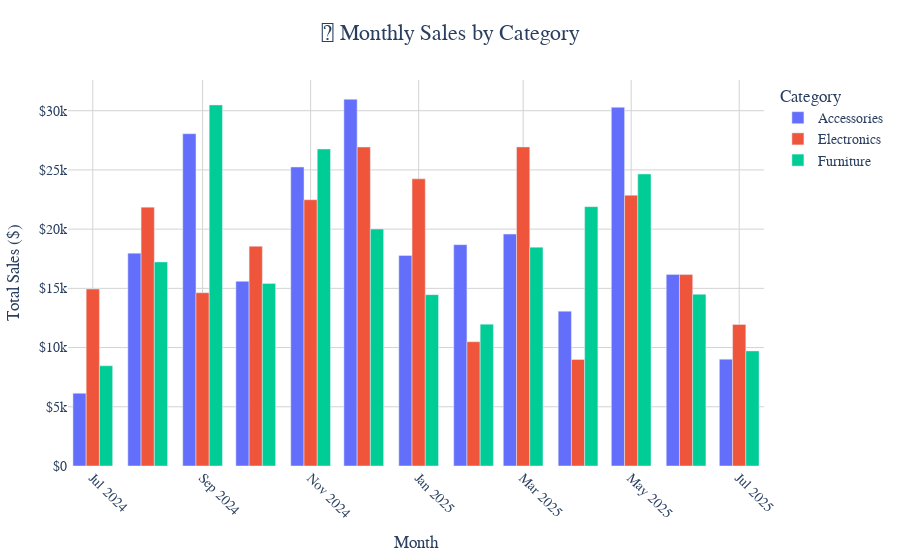

Source (notebook cell):
### Code cell
df['Month'] = pd.to_datetime(df['Date']).dt.to_period('M').astype(str)
monthly_category = df.groupby(['Month', 'Category'])['Total_Amount'].sum().reset_index()
monthly_category['Month'] = pd.to_datetime(monthly_category['Month'])
monthly_category = monthly_category.sort_values('Month')

fig7 = px.bar(
    monthly_category,
    x='Month',
    y='Total_Amount',
    color='Category',
    barmode='group',
    title='📆 Monthly Sales by Category',
    labels={'Month': 'Month', 'Total_Amount': 'Total Sales ($)'}
)

fig7.update_layout(
    xaxis=dict(
        tickformat='%b %Y',
        tickangle=45,
        showgrid=True,
        gridcolor='lightgray'
    ),
    yaxis=dict(
        tickprefix='$',
        showgrid=True,
        gridcolor='lightgray'
    ),
    title_font=dict(size=22),
    title_x=0.5,
    plot_bgcolor='white',
    paper_bgcolor='white',
    font=dict(family='Arial', size=14),
    hoverlabel=dict(bgcolor='white', font_size=13),
    margin=dict(l=40, r=40, t=80, b=80)
)

fig7.show()

### Figure 1 — Plotly figure (JSON) as saved in the notebook; plotly's stock layout.template omitted (floating-point values rounded to 4 significant figures)
{"data": [{"alignmentgroup": "True", "hovertemplate": "Category=Accessories<br>Month=%{x}<br>Total Sales ($)=%{y}<extra></extra>", "legendgroup": "Accessories", "marker": {"color": "#636efa", "pattern": {"shape": ""}}, "name": "Accessories", "offsetgroup": "Accessories", "orientation": "v", "showlegend": true, "textposition": "auto", "type": "bar", "x": ["2024-07-01T00:00:00.000000000", "2024-08-01T00:00:00.000000000", "2024-09-01T00:00:00.000000000", "2024-10-01T00:00:00.000000000", "2024-11-01T00:00:00.000000000", "2024-12-01T00:00:00.000000000", "2025-01-01T00:00:00.000000000", "2025-02-01T00:00:00.000000000", "2025-03-01T00:00:00.000000000", "2025-04-01T00:00:00.000000000", "2025-05-01T00:00:00.000000000", "2025-06-01T00:00:00.000000000", "2025-07-01T00:00:00.000000000"], "xaxis": "x", "y": [6141.0, 17970.0, 28060.0, 15590.0, 25240.0, 30960.0, 17770.0, 18690.0, 19580.0, 13070.0, 30290.0, 16180.0, 9018.0], "yaxis": "y"}, {"alignmentgroup": "True", "hovertemplate": "Category=Electronics<br>Month=%{x}<br>Total Sales ($)=%{y}<extra></extra>", "legendgroup": "Electronics", "marker": {"color": "#EF553B", "pattern": {"shape": ""}}, "name": "Electronics", "offsetgroup": "Electronics", "orientation": "v", "showlegend": true, "textposition": "auto", "type": "bar", "x": ["2024-07-01T00:00:00.000000000", "2024-08-01T00:00:00.000000000", "2024-09-01T00:00:00.000000000", "2024-10-01T00:00:00.000000000", "2024-11-01T00:00:00.000000000", "2024-12-01T00:00:00.000000000", "2025-01-01T00:00:00.000000000", "2025-02-01T00:00:00.000000000", "2025-03-01T00:00:00.000000000", "2025-04-01T00:00:00.000000000", "2025-05-01T00:00:00.000000000", "2025-06-01T00:00:00.000000000", "2025-07-01T00:00:00.000000000"], "xaxis": "x", "y": [14940.0, 21860.0, 14630.0, 18550.0, 22480.0, 26930.0, 24250.0, 10490.0, 26940.0, 8992.0, 22860.0, 16160.0, 11950.0], "yaxis": "y"}, {"alignmentgroup": "True", "hovertemplate": "Category=Furniture<br>Month=%{x}<br>Total Sales ($)=%{y}<extra></extra>", "legendgroup": "Furniture", "marker": {"color": "#00cc96", "pattern": {"shape": ""}}, "name": "Furniture", "offsetgroup": "Furniture", "orientation": "v", "showlegend": true, "textposition": "auto", "type": "bar", "x": ["2024-07-01T00:00:00.000000000", "2024-08-01T00:00:00.000000000", "2024-09-01T00:00:00.000000000", "2024-10-01T00:00:00.000000000", "2024-11-01T00:00:00.000000000", "2024-12-01T00:00:00.000000000", "2025-01-01T00:00:00.000000000", "2025-02-01T00:00:00.000000000", "2025-03-01T00:00:00.000000000", "2025-04-01T00:00:00.000000000", "2025-05-01T00:00:00.000000000", "2025-06-01T00:00:00.000000000", "2025-07-01T00:00:00.000000000"], "xaxis": "x", "y": [8465.0, 17230.0, 30490.0, 15420.0, 26770.0, 20010.0, 14470.0, 11980.0, 18480.0, 21900.0, 24660.0, 14500.0, 9718.0], "yaxis": "y"}], "layout": {"barmode": "group", "font": {"family": "Arial", "size": 14}, "hoverlabel": {"bgcolor": "white", "font": {"size": 13}}, "legend": {"title": {"text": "Category"}, "tracegroupgap": 0}, "margin": {"b": 80, "l": 40, "r": 40, "t": 80}, "paper_bgcolor": "white", "plot_bgcolor": "white", "title": {"font": {"size": 22}, "text": "📆 Monthly Sales by Category", "x": 0.5}, "xaxis": {"anchor": "y", "domain": [0, 1], "gridcolor": "lightgray", "showgrid": true, "tickangle": 45, "tickformat": "%b %Y", "title": {"text": "Month"}}, "yaxis": {"anchor": "x", "domain": [0, 1], "gridcolor": "lightgray", "showgrid": true, "tickprefix": "$", "title": {"text": "Total Sales ($)"}}}}
